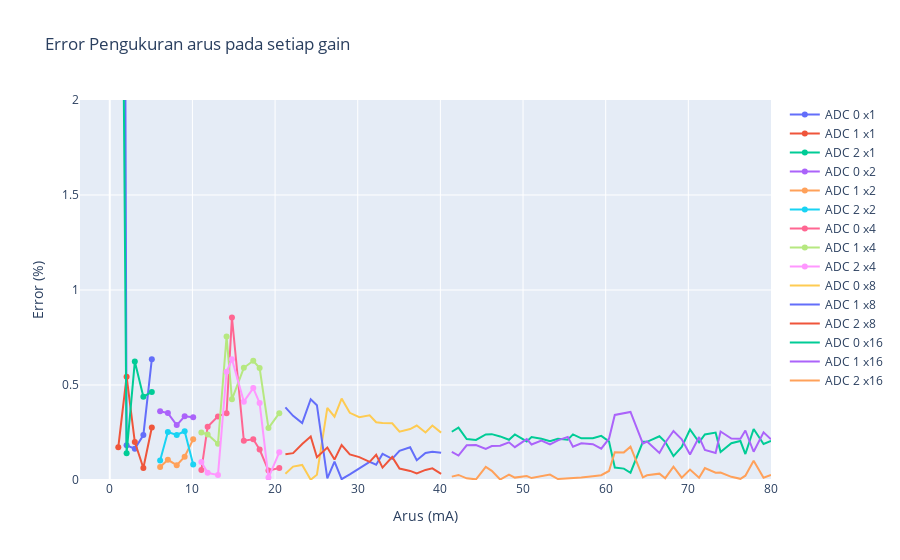

Here is the notebook cell this chart was saved with:
### Code cell
fig = ply.graph_objects.Figure()
# Create and style traces
for i, val in enumerate(ADC_Range):

    fig.add_trace(ply.graph_objects.Scatter(
        x=Vdata["V multimeter"].iloc[val], y=Vdata["Error 0"].iloc[val], name="ADC 0 x"+gain_list[i]))
    fig.add_trace(ply.graph_objects.Scatter(
        x=Vdata["V multimeter"].iloc[val], y=Vdata["Error 1"].iloc[val], name="ADC 1 x"+gain_list[i]))
    fig.add_trace(ply.graph_objects.Scatter(
        x = Vdata["V multimeter"].iloc[val], y = Vdata["Error 2"].iloc[val], name = "ADC 2 x"+gain_list[i]))

fig.update_layout(title='Error Pengukuran arus pada setiap gain',
                  xaxis_title='Arus (mA)',
                  yaxis_title='Error (%)')
fig.update_yaxes(range=[0, 2])
